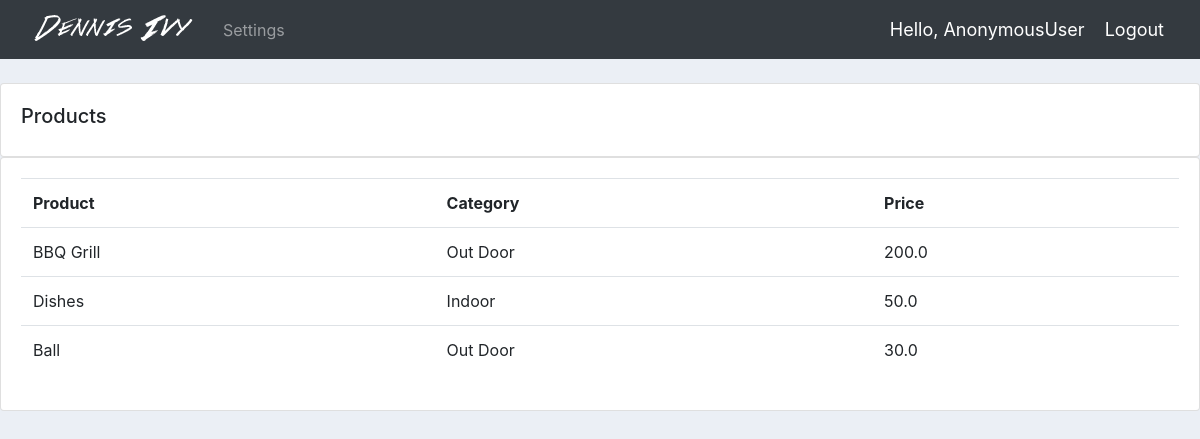
Before: /products/ with the older database file.
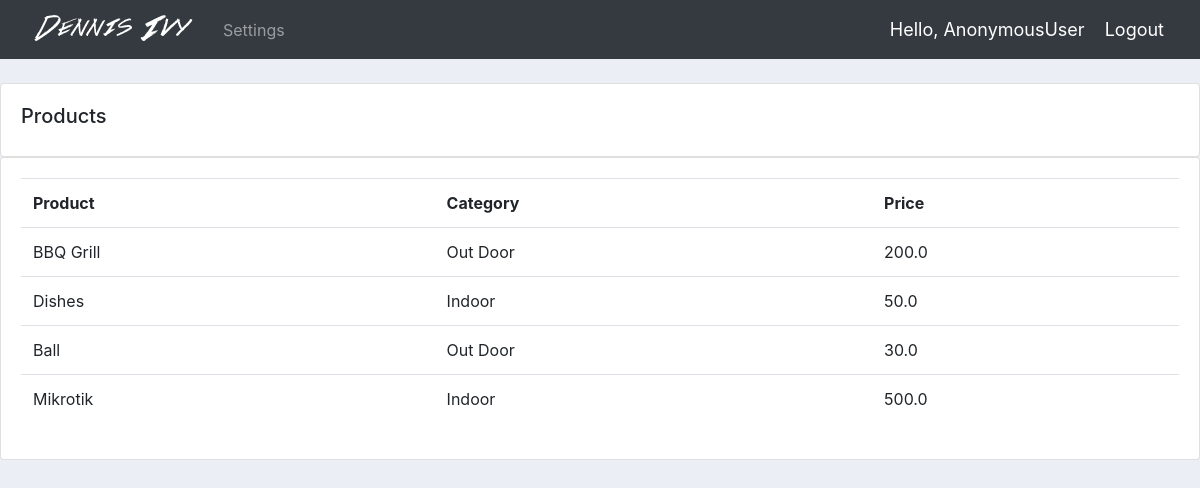
After: the same page with the newer database file.
### accounts/models.py (models this page shows, shortened)
class Product(models.Model):
    CATEGORY = (
            ('Indoor','Indoor'),
            ('Out Door','Out Door'),
        )
    name=models.CharField(max_length=200,null=True)
    price=models.FloatField(null=True)
    category=models.CharField(max_length=200,null=True,choices=CATEGORY)
    description=models.CharField(max_length=200,null=True,blank=True)
    date_created=models.DateTimeField(auto_now_add=True,null=True)
    tags=models.ManyToManyField(Tag)

### accounts/views.py (the view)
# urls.py: path('products/', views.products, name='products'),
def products(request):
    products=Product.objects.all()
    context={'products':products}
    return render(request,'accounts/products.html',context)

### Requirements/CMS-DennisIvy-master/accounts/templates/accounts/products.html
{%  extends 'accounts/main.html' %}
{% block content %}
<br>
<div class="row">
    <div class="col-md">
        <div class="card card-body">
            <h5>Products</h5>
        </div>
        <div class="card card-body">
            <table class="table">
                <tr>
                    <th>Product</th>
                    <th>Category</th>
                    <th>Price</th>
                </tr>
                {% for i in products %}
                <tr>
                    <td>{{i.name}}</td>
                    <td>{{i.category}}</td>
                    <td>{{i.price}}</td>
                </tr>
                {% endfor %}
            </table>
        </div>
    </div>
</div>
{% endblock content %}

Changed rows visible on the page:
added Product: name "Mikrotik", category "Indoor", price "500.0"
